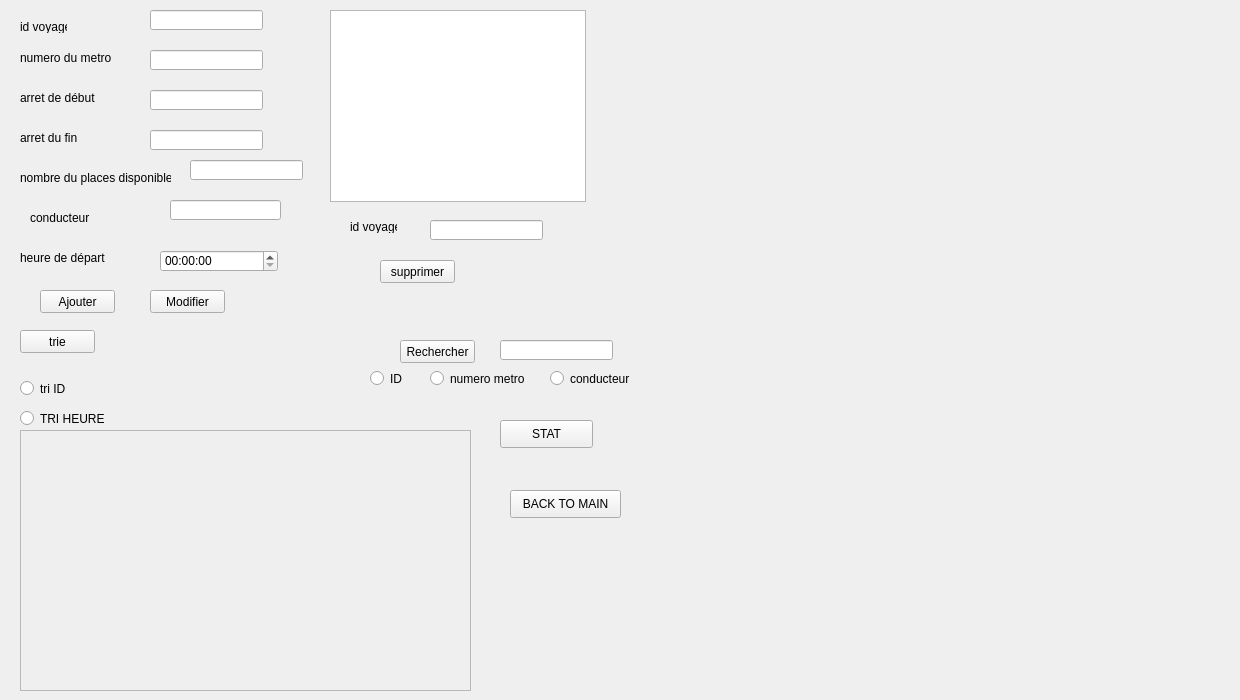
      <widget class="QWidget" name="tabWidgetPage1">
       <attribute name="title">
        <string>Ajouter un voyage</string>
       </attribute>
       <widget class="QLineEdit" name="le_numtrain">
        <property name="geometry">
         <rect>
          <x>150</x>
          <y>50</y>
          <width>113</width>
          <height>20</height>
         </rect>
        </property>
       </widget>
       <widget class="QLabel" name="label">
        <property name="geometry">
         <rect>
          <x>20</x>
          <y>50</y>
          <width>105</width>
          <height>16</height>
         </rect>
        </property>
        <property name="text">
         <string>numero du metro </string>
        </property>
       </widget>
       <widget class="QLabel" name="label_2">
        <property name="geometry">
         <rect>
          <x>20</x>
          <y>90</y>
          <width>91</width>
          <height>16</height>
         </rect>
        </property>
        <property name="text">
         <string>arret de début </string>
        </property>
       </widget>
       <widget class="QLabel" name="label_3">
        <property name="geometry">
         <rect>
          <x>20</x>
          <y>130</y>
          <width>81</width>
          <height>16</height>
         </rect>
        </property>
        <property name="text">
         <string>arret du fin</string>
        </property>
       </widget>
       <widget class="QLabel" name="label_4">
        <property name="geometry">
         <rect>
          <x>20</x>
          <y>170</y>
          <width>151</width>
          <height>16</height>
         </rect>
        </property>
        <property name="text">
         <string>nombre du places disponible</string>
        </property>
       </widget>
       <widget class="QLabel" name="label_5">
        <property name="geometry">
         <rect>
          <x>30</x>
          <y>210</y>
          <width>91</width>
          <height>16</height>
         </rect>
        </property>
        <property name="text">
         <string>conducteur </string>
        </property>
       </widget>
       <widget class="QLabel" name="label_6">
        <property name="geometry">
         <rect>
          <x>20</x>
          <y>250</y>
          <width>91</width>
          <height>16</height>
         </rect>
        </property>
        <property name="text">
         <string>heure de départ</string>
        </property>
       </widget>
       <widget class="QLineEdit" name="le_arretd">
        <property name="geometry">
         <rect>
          <x>150</x>
          <y>90</y>
          <width>113</width>
          <height>20</height>
         </rect>
        </property>
       </widget>
       <widget class="QLineEdit" name="le_arretf">
        <property name="geometry">
         <rect>
          <x>150</x>
          <y>130</y>
          <width>113</width>
          <height>20</height>
         </rect>
        </property>
       </widget>
       <widget class="QLineEdit" name="le_nbrplace">
        <property name="geometry">
         <rect>
          <x>190</x>
          <y>160</y>
          <width>113</width>
          <height>20</height>
         </rect>
        </property>
       </widget>
       <widget class="QLineEdit" name="le_conducteur">
        <property name="geometry">
         <rect>
          <x>170</x>
          <y>200</y>
          <width>111</width>
          <height>20</height>
         </rect>
        </property>
       </widget>
       <widget class="QPushButton" name="pb_ajouter">
        <property name="geometry">
         <rect>
          <x>40</x>
          <y>290</y>
          <width>75</width>
          <height>23</height>
         </rect>
        </property>
        <property name="text">
         <string>Ajouter</string>
        </property>
       </widget>
       <widget class="QTimeEdit" name="le_heured">
        <property name="geometry">
         <rect>
          <x>160</x>
          <y>250</y>
          <width>118</width>
          <height>22</height>
         </rect>
        </property>
       </widget>
       <widget class="QPushButton" name="pb_modifier">
        <property name="geometry">
         <rect>
          <x>150</x>
          <y>290</y>
          <width>75</width>
          <height>23</height>
         </rect>
        </property>
        <property name="text">
         <string>Modifier</string>
        </property>
       </widget>
       <widget class="QLabel" name="label_7">
        <property name="geometry">
         <rect>
          <x>20</x>
          <y>20</y>
          <width>47</width>
          <height>13</height>
         </rect>
        </property>
        <property name="text">
         <string>id voyage</string>
        </property>
       </widget>
       <widget class="QLineEdit" name="le_id">
        <property name="geometry">
         <rect>
          <x>150</x>
          <y>10</y>
          <width>113</width>
          <height>20</height>
         </rect>
        </property>
       </widget>
       <widget class="QLineEdit" name="le_idsuprimer">
        <property name="geometry">
         <rect>
          <x>430</x>
          <y>220</y>
          <width>113</width>
          <height>20</height>
         </rect>
        </property>
       </widget>
       <widget class="QTableView" name="ta_voyage">
        <property name="geometry">
         <rect>
          <x>330</x>
          <y>10</y>
          <width>256</width>
          <height>192</height>
         </rect>
        </property>
       </widget>
       <widget class="QLabel" name="label_8">
        <property name="geometry">
         <rect>
          <x>350</x>
          <y>220</y>
          <width>47</width>
          <height>13</height>
         </rect>
        </property>
        <property name="text">
         <string>id voyage</string>
        </property>
       </widget>
       <widget class="QPushButton" name="pb_supprimer">
        <property name="geometry">
         <rect>
          <x>380</x>
          <y>260</y>
          <width>75</width>
          <height>23</height>
         </rect>
        </property>
        <property name="text">
         <string>supprimer</string>
        </property>
       </widget>
       <widget class="QPushButton" name="pb_rechercher">
        <property name="geometry">
         <rect>
          <x>400</x>
          <y>340</y>
          <width>75</width>
          <height>23</height>
         </rect>
        </property>
        <property name="text">
         <string>Rechercher</string>
        </property>
       </widget>
       <widget class="QRadioButton" name="radioButton_id">
        <property name="geometry">
         <rect>
          <x>370</x>
          <y>370</y>
          <width>82</width>
          <height>17</height>
         </rect>
        </property>
        <property name="text">
         <string>ID</string>
        </property>
       </widget>
       <widget class="QRadioButton" name="radioButton_nummetro">
        <property name="geometry">
         <rect>
          <x>430</x>
          <y>370</y>
          <width>121</width>
          <height>17</height>
         </rect>
        </property>
        <property name="text">
         <string>numero metro</string>
        </property>
       </widget>
       <widget class="QLineEdit" name="le_recherche">
        <property name="geometry">
         <rect>
          <x>500</x>
          <y>340</y>
          <width>113</width>
          <height>20</height>
         </rect>
        </property>
       </widget>
       <widget class="QRadioButton" name="radioButton_conducteur">
        <property name="geometry">
         <rect>
          <x>550</x>
          <y>370</y>
          <width>82</width>
          <height>17</height>
         </rect>
        </property>
        <property name="text">
         <string>conducteur</string>
        </property>
       </widget>
       <widget class="QPushButton" name="pb_trier">
        <property name="geometry">
         <rect>
          <x>20</x>
          <y>330</y>
          <width>75</width>
          <height>23</height>
         </rect>
        </property>
        <property name="text">
         <string>trie</string>
        </property>
       </widget>
       <widget class="QRadioButton" name="radioButto_h_asc">
        <property name="geometry">
         <rect>
          <x>20</x>
          <y>410</y>
          <width>101</width>
          <height>17</height>
         </rect>
        </property>
        <property name="text">
         <string>TRI HEURE</string>
        </property>
       </widget>
       <widget class="QRadioButton" name="radioButton_des">
        <property name="geometry">
         <rect>
          <x>20</x>
          <y>380</y>
          <width>82</width>
          <height>17</height>
         </rect>
        </property>
        <property name="text">
         <string>tri ID</string>
        </property>
       </widget>
       <widget class="QFrame" name="frame">
        <property name="geometry">
         <rect>
          <x>20</x>
          <y>430</y>
          <width>451</width>
          <height>261</height>
         </rect>
        </property>
        <property name="frameShape">
         <enum>QFrame::StyledPanel</enum>
        </property>
        <property name="frameShadow">
         <enum>QFrame::Raised</enum>
        </property>
       </widget>
       <widget class="QWidget" name="verticalLayoutWidget_2">
        <property name="geometry">
         <rect>
          <x>640</x>
          <y>30</y>
          <width>591</width>
          <height>471</height>
         </rect>
        </property>
        <layout class="QVBoxLayout" name="vertical_layout_stat12"/>
       </widget>
       <widget class="QPushButton" name="pushButton_staaat">
        <property name="geometry">
         <rect>
          <x>500</x>
          <y>420</y>
          <width>93</width>
          <height>28</height>
         </rect>
        </property>
        <property name="text">
         <string>STAT</string>
        </property>
       </widget>
       <widget class="QPushButton" name="pushButton_7">
        <property name="geometry">
         <rect>
          <x>510</x>
          <y>490</y>
          <width>111</width>
          <height>28</height>
         </rect>
        </property>
        <property name="text">
         <string>BACK TO MAIN</string>
        </property>
       </widget>
      </widget>
